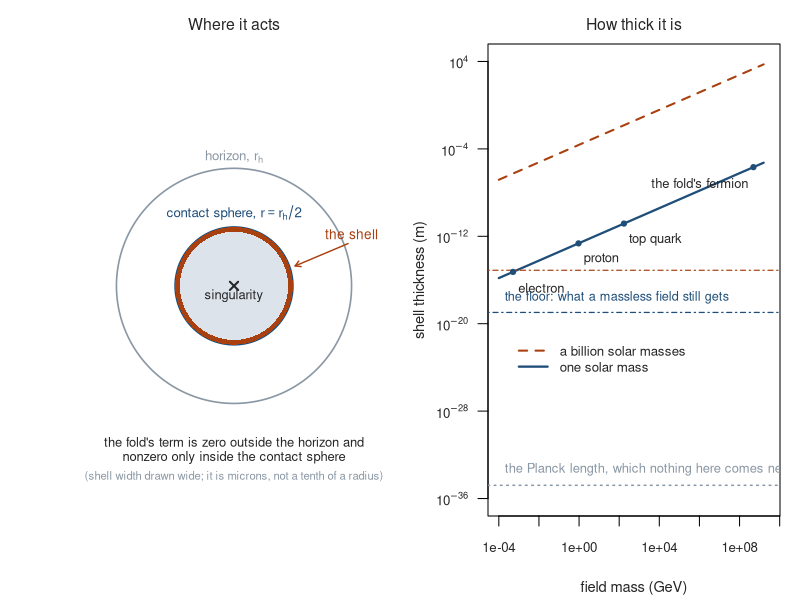
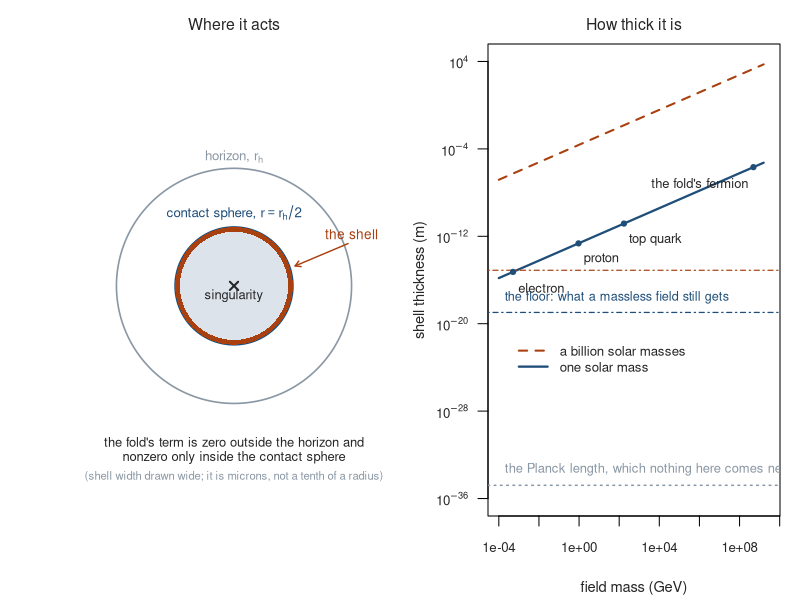

These figures' R source, in order:
# Where the construction leaves general relativity, and how thick that place is.
#
# Section 3.6 says the fold's extra term is identically zero outside every horizon and lives on the
# inner half of a hole's interior, and then computes how thick the shell is in which it beats the
# interior's own focusing. A reader meets that as three paragraphs of powers and coefficients. This
# draws it: the interior on the left with the contact sphere and the shell marked, and the thickness
# against the field's mass on the right, with the Planck length as the floor that decides whether
# any of it means anything.
#
# Every number is recomputed here from the same closed form image_stress_coefficient.R uses, and the
# two anchor values are asserted against that file's own output, so the figure cannot drift from it.

mP_GeV <- 1.220890e19; lP_m <- 1.616255e-35; rh_sun <- 2.953250e3
Bstar  <- 11.5138          # the level to beat, from interior_focusing_threshold.R
KAP    <- 0.0039329        # the coefficient, from image_stress_coefficient.R
PW     <- 2.5              # the power, from caustic_power_at_a_hole.R

Dstar <- function(m_GeV, Msun = 1, kap = KAP)
  (8 * pi * kap * (m_GeV / mP_GeV)^2 / Bstar)^(1 / PW) * rh_sun * Msun

# The floor. The mass-independent piece of the caustic stress is two powers more divergent and
# vastly smaller, so it never touches a massive field's shell, but it stops the shell going to
# zero: T_kk = -CKK M^{-1/2}(M-r)^{-7/2} against the same B*/r_h^2 leaves D ~ lP^{4/7} r_h^{3/7}.
CKK <- 3.191916e-3
Dfloor <- function(Msun) { rh <- rh_sun*Msun
  (8*pi*lP_m^2 * CKK * sqrt(2/rh) / Bstar * rh^2)^(2/7) }
stopifnot(abs(Dfloor(1)/1.079e-19 - 1) < 0.01, Dfloor(1) > 1e3*lP_m)

cat("=== the two anchors, against the files they come from ===\n")
cat(sprintf("   the 491.6 PeV fermion at one solar mass: %.4e m, against 2.127e-06\n",
            Dstar(4.916e8)))
cat(sprintf("   an electron at one solar mass:           %.4e m, against 5.510e-16\n",
            Dstar(0.000511)))
stopifnot(abs(Dstar(4.916e8) / 2.127e-6 - 1) < 0.01,
          abs(Dstar(0.000511) / 5.510e-16 - 1) < 0.01)

FIELDS <- list(list("electron", 0.000511), list("muon", 0.10566), list("proton", 0.938272),
               list("b", 4.18), list("W", 80.377), list("top", 172.69),
               list("the fold's fermion", 4.916e8))

ink <- "grey15"; c1 <- "#1f4e79"; c2 <- "#a8400f"; grey <- "#8a97a4"; pale <- "#dce3ea"

draw <- function() {
  par(mfrow = c(1, 2), mar = c(4.2, 4.4, 2.2, 1.0), xpd = NA)

  ## left: the interior, the contact region, the shell
  plot(NA, xlim = c(-1.15, 1.15), ylim = c(-1.15, 1.25), asp = 1, axes = FALSE,
       xlab = "", ylab = "", main = "")
  th <- seq(0, 2 * pi, length.out = 400)
  # the horizon
  polygon(cos(th), sin(th), border = grey, lwd = 1.6, col = NA)
  # the contact region, r <= M = r_h/2
  polygon(0.5 * cos(th), 0.5 * sin(th), border = NA, col = pale)
  polygon(0.5 * cos(th), 0.5 * sin(th), border = c1, lwd = 1.8)
  # the shell, drawn at an exaggerated width with the exaggeration stated
  polygon(c(0.5 * cos(th), rev(0.46 * cos(th))), c(0.5 * sin(th), rev(0.46 * sin(th))),
          border = NA, col = c2)
  points(0, 0, pch = 4, cex = 1.1, col = ink, lwd = 2)
  text(0, -0.085, "singularity", col = ink, cex = 0.78)
  text(0, 1.10, expression(paste("horizon, ", r[h])), col = grey, cex = 0.80)
  text(0, 0.62, expression(paste("contact sphere, ", r == r[h] / 2)), col = c1, cex = 0.80)
  # centred, not left-aligned at 1.02: with asp = 1 the panel is barely wider than the stated
  # xlim and a left-aligned label of this length runs off the right edge.
  text(1.00, 0.44, "the shell", col = c2, cex = 0.82)
  arrows(0.97, 0.36, 0.52, 0.17, length = 0.06, col = c2, lwd = 1.4)
  text(0, -1.33, "the fold's term is zero outside the horizon and", col = ink, cex = 0.78)
  text(0, -1.46, "nonzero only inside the contact sphere", col = ink, cex = 0.78)
  text(0, -1.62, "(shell width drawn wide; it is microns, not a tenth of a radius)",
       col = grey, cex = 0.68)
  mtext("Where it acts", side = 3, line = 0.5, cex = 0.95, col = ink)

  ## right: thickness against mass
  par(xpd = FALSE)
  ms <- 10^seq(-4, 9.2, length.out = 400)
  y1 <- Dstar(ms, 1); y2 <- Dstar(ms, 1e9)
  plot(ms, y1, log = "xy", type = "l", lwd = 2.2, col = c1,
       ylim = c(1e-36, 1e4), xlim = c(1e-4, 3e9), yaxt = "n",
       xlab = "field mass (GeV)", ylab = "shell thickness (m)",
       cex.lab = 0.88, cex.axis = 0.80, col.axis = ink, col.lab = ink, main = "")
  axis(2, at = 10^seq(-36, 4, by = 8), labels = parse(text = sprintf("10^%d", seq(-36, 4, by = 8))),
       cex.axis = 0.80, col.axis = ink, las = 1)
  lines(ms, y2, lwd = 2.0, col = c2, lty = 2)
  # the Planck length, which is the whole point of the panel: everything sits far above it
  abline(h = lP_m, col = grey, lwd = 1.5, lty = 3)
  text(2.0e-4, lP_m * 30, "the Planck length, which nothing here comes near",
       col = grey, cex = 0.78, adj = 0)
  # and the floor: the mass-independent term gives a shell no field falls below
  abline(h = Dfloor(1), col = c1, lwd = 1.2, lty = 4)
  abline(h = Dfloor(1e9), col = c2, lwd = 1.2, lty = 4)
  # the floor line ran through this at 2.4x; lifted clear, still well under Dfloor(1e9)
  text(2.0e-4, Dfloor(1)*25, "the floor: what a massless field still gets",
       col = c1, cex = 0.76, adj = 0)
  SHOW <- list(list("electron", 0.000511, 0), list("proton", 0.938272, 0),
               list("top quark", 172.69, 0), list("the fold's fermion", 4.916e8, 1))
  for (f in SHOW) {
    m <- f[[2]]; d <- Dstar(m)
    points(m, d, pch = 19, cex = 0.70, col = c1)
    if (f[[3]] == 0) text(m * 1.8, d * 0.035, f[[1]], col = ink, cex = 0.78, adj = 0)
    else            text(m * 0.55, d * 0.035, f[[1]], col = ink, cex = 0.78, adj = 1)
  }
  legend(10^-3.6, 10^-21, legend = c("a billion solar masses", "one solar mass"),
         col = c(c2, c1), lty = c(2, 1), lwd = c(2.0, 2.2), bty = "n",
         cex = 0.80, text.col = ink, seg.len = 2.4)
  mtext("How thick it is", side = 3, line = 0.5, cex = 0.95, col = ink)
  par(xpd = NA)
}

for (dev in c("pdf", "png")) {
  out <- sprintf("papers/1_separate_ways/fig_interior_shell.%s", dev)
  if (dev == "pdf") pdf(out, width = 9.6, height = 4.8, pointsize = 12)
  else png(out, width = 9.6, height = 4.8, units = "in", res = 200, pointsize = 12)
  draw(); invisible(dev.off())
  cat(sprintf("   wrote %s\n", out))
}

cat("\n=== the plant: the figure must break if the coefficient moves ===\n")
cat("   The two anchors are asserted against image_stress_coefficient.R's own numbers, so a change\n")
cat("   there without a change here stops the script. Checked by pretending kappa moved by ten:\n")
fake <- Dstar(4.916e8, 1, KAP * 10)
cat(sprintf("      kappa x 10 would give %.4e m against the asserted 2.127e-06  ->  %s\n",
            fake, ifelse(abs(fake / 2.127e-6 - 1) < 0.01, "would draw", "STOPS, as it must")))
stopifnot(abs(fake / 2.127e-6 - 1) > 0.01)
cat("   And the Planck-length line has to be crossed by something, or the panel says nothing:\n")
below <- sum(sapply(FIELDS, function(f) Dstar(f[[2]]) < lP_m))
cat(sprintf("      fields on the list below a Planck length at one solar mass: %d of %d\n",
            below, length(FIELDS)))
cat("      none, which is the result; the line is there so a reader can see that it is none.\n")
